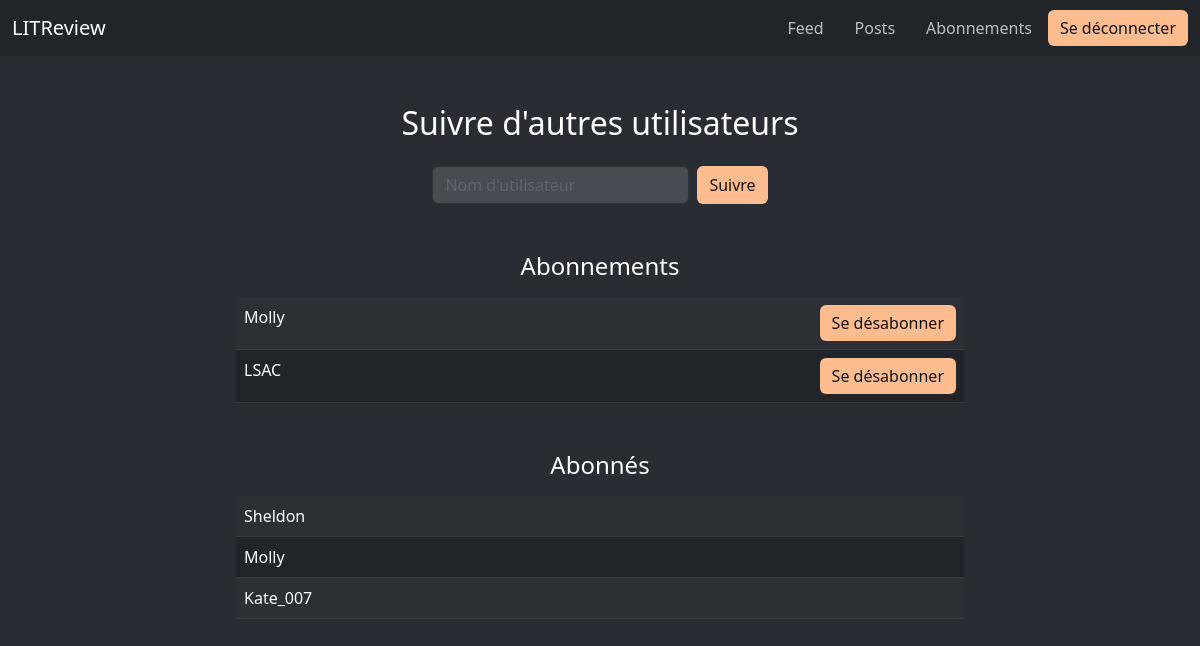
The app's page /manage-follows/ (signed in) with its own data.
### authentication/models.py (models this page shows)
class UserFollows(models.Model):
    user = models.ForeignKey(User, on_delete=models.CASCADE, related_name='following')
    followed_user = models.ForeignKey(User, on_delete=models.CASCADE, related_name='followed_by')
    class Meta:
        unique_together = ('user', 'followed_user',)

class User(AbstractUser):
    pass

### authentication/views.py (the view, shortened to what this page needs)
# urls.py: path('manage-follows/', authentication.views.manage_follows, name='manage_follows'),
@login_required
def manage_follows(request):
    following = request.user.following.all() # Remplaced of following = UserFollows.objects.following.all(user=request.user)
    followers = request.user.followed_by.all()  # Remplaced of followers = UserFollows.objects.followers.all(followed_user=request.user)
    return render(request, 'authentication/manage_follows.html', {
        'following': following,
        'followers': followers,
    })

### reviews/context_processors.py (called while the page is built)
def previous_url(request):
    return {
        'previous_url': request.META.get('HTTP_REFERER', '/')
    }

### authentication/templates/authentication/manage_follows.html (shortened to what this page needs)
{% extends 'base.html' %}
{% block content %}
<div class="container mt-5">
    <h2 class="text-center mb-4 mt-5">Suivre d'autres utilisateurs</h2>
    <div class="d-flex justify-content-center mb-5">
        <form method="post" class="d-flex justify-content-center">
            <input type="text" name="username" class="form-control me-2 placeholder-color" placeholder="Nom d'utilisateur" required>
            <button type="submit" class="btn btn-custom">Suivre</button>
        </form>
    </div>
    <div class="mb-5">
        <h4 class="text-center mb-3 mt-5">Abonnements</h4>
        <div class="col-md-8 offset-md-2">
            {% if following %}
            <table class="table table-dark table-striped">
                <tbody>
                    {% for user in following %}
                    <tr>
                        <td>{{ user.followed_user.username }}</td>
                        <td class="text-end">
                            <form method="post" action="{% url 'unsubscribe' user.followed_user.id %}">
                                <button type="submit" class="btn btn-custom">Se désabonner</button>
                            </form>
                        </td>
                    </tr>
                    {% endfor %}
                </tbody>
            </table>
            {% else %}
                <p class="text-center">Vous n'avez pas encore d'abonnements.</p>
            {% endif %}
        </div>
    </div>
    <div class="mb-5">
        <h4 class="text-center mb-3 mt-5">Abonnés</h4>
        <div class="col-md-8 offset-md-2">
            {% if followers %}
            <table class="table table-dark table-striped">
                <tbody>
                    {% for user in followers %}
                    <tr>
                        <td>{{ user.user.username }}</td>
                    </tr>
                    {% endfor %}
                </tbody>
            </table>
            {% else %}
                <p class="text-center">Vous n'avez pas encore d'abonnés.</p>
            {% endif %}
        </div>
    </div>
</div>
{% endblock %}

### templates/base.html (style rules this page uses)
body { background-color: #292c32; color: #ffffff; }
.btn-custom { background-color: #FFBC8F; color: #121212; border: none; }
.form-control { background-color: #484b51; color: #ffffff; border: 1px solid #333; }
.placeholder-color::placeholder { color: rgba(204, 202, 202, 0.2); }

### records on screen
UserFollows: followed_user.username "Molly"
UserFollows: followed_user.username "LSAC"
UserFollows: user.username "Sheldon"
UserFollows: user.username "Molly"
UserFollows: user.username "Kate_007"
